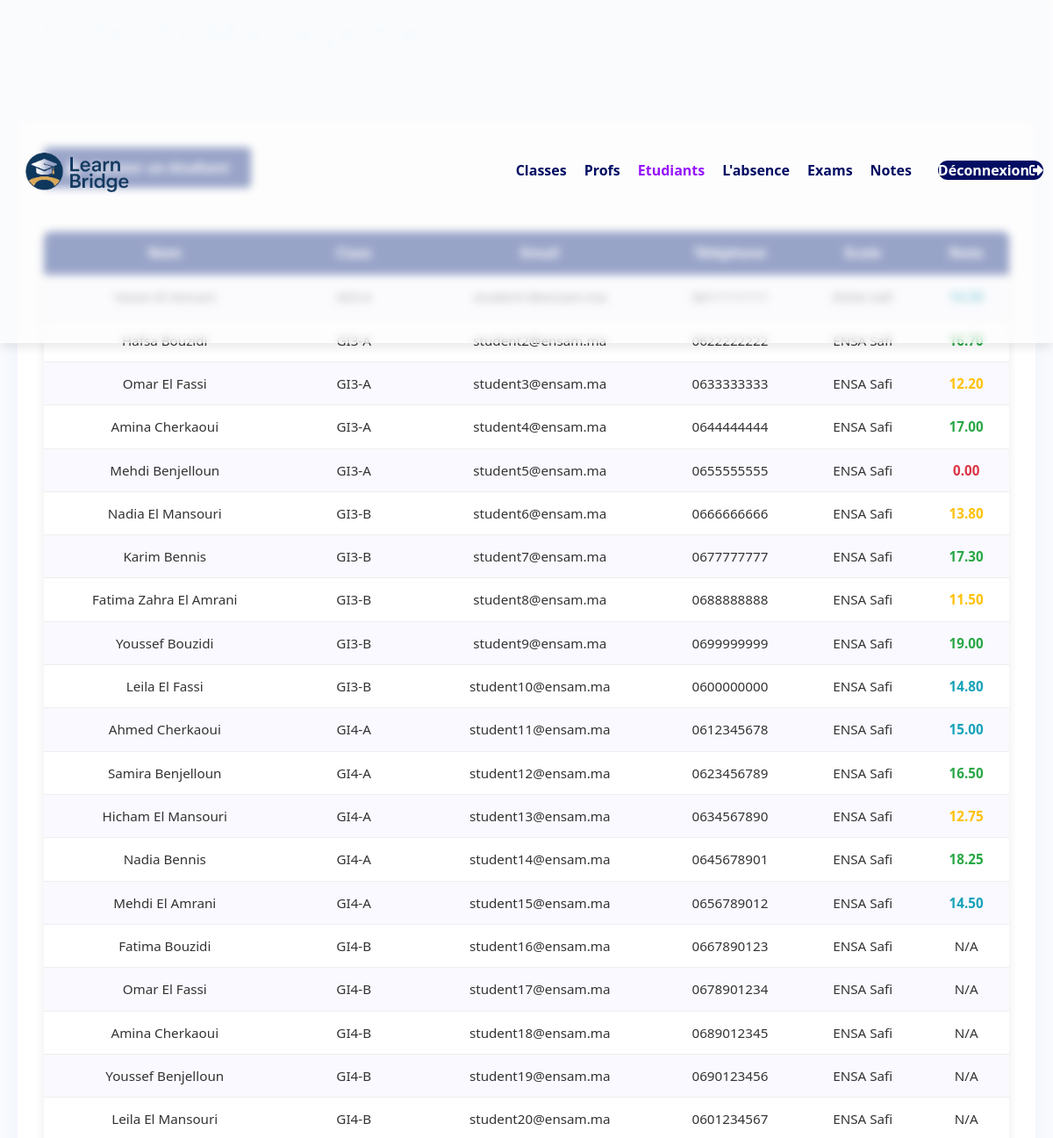
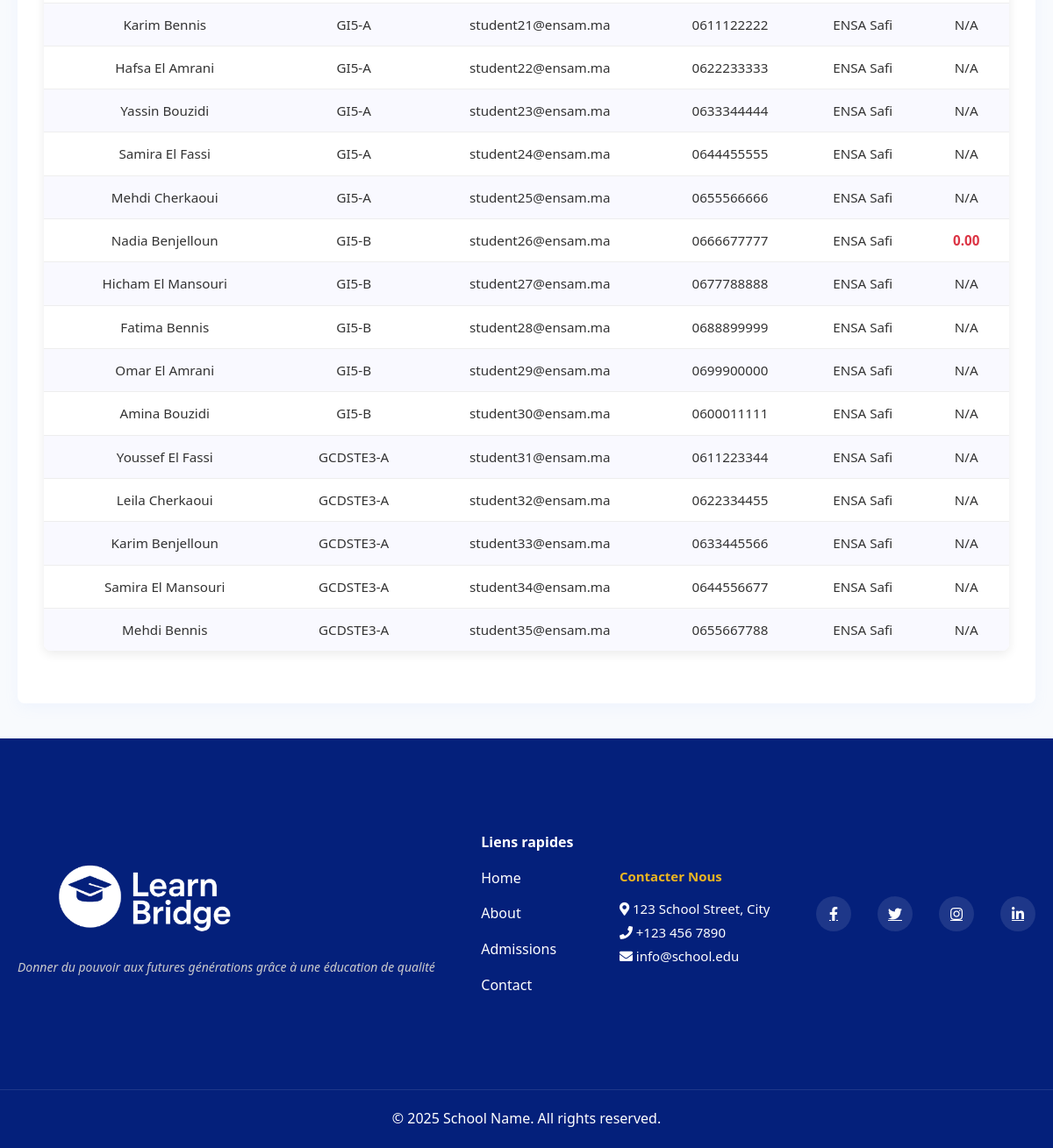
/app/views/admin/students.php, run on the app's committed database (2 pictures, top to bottom).
### tables this page shows
CREATE TABLE `students` (
  `id` int(11) NOT NULL,
  `email` varchar(255) NOT NULL,
  `phone` varchar(15) DEFAULT NULL,
  `school_id` int(11) DEFAULT NULL,
  `full_name` varchar(255) DEFAULT NULL,
  `password` varchar(255) DEFAULT NULL,
  `username` varchar(255) DEFAULT NULL
);

CREATE TABLE `school` (
  `id` int(11) NOT NULL,
  `name` varchar(255) NOT NULL,
  `address` varchar(255) NOT NULL,
  `phone` varchar(15) NOT NULL
);

### app/views/admin/students.php (the view, shortened to what this page needs)
<?php
try {
    $conn = new mysqli("localhost", "root", "", "school_db");
} catch (Exception $e) {
    error_log($e->getMessage());
    die("System temporarily unavailable. Please try again later.");
}
$sql = "
    SELECT
        s.id,
        s.full_name,
        s.email,
        s.phone,
        sc.name AS school_name,
        GROUP_CONCAT(DISTINCT c.name ORDER BY c.name SEPARATOR ', ') AS classes,
        ROUND(AVG(n.grade), 2) AS average_mark
    FROM
        students s
    LEFT JOIN
        school sc ON s.school_id = sc.id
    LEFT JOIN
        student_class ct ON s.id = ct.student_id
    LEFT JOIN
        classes c ON ct.class_id = c.id
    LEFT JOIN
        notes n ON s.id = n.student_id
    GROUP BY
        s.id, s.full_name, s.email, s.phone, sc.name
";
$result = $conn->query($sql);
?>
<!DOCTYPE html>
<html>
<head>
    <link rel="stylesheet" href="../style.css">
    <link rel="stylesheet" href="https://cdnjs.cloudflare.com/ajax/libs/font-awesome/5.15.3/css/all.min.css">
</head>
<body>
    <nav>
        <div class="logo-container">
            <img src="../images/logo.png" alt="School Logo">
        </div>
        <div class="nav-links">
            <ul>
                <li><a href="classes.php">Classes</a></li>
                <li><a href="teacher.php">Profs</a></li>
                <li><a href="students.php" style="color: rgb(150, 20, 255)">Etudiants</a></li>
                <li><a href="admin_absences.php">L'absence</a></li>
                <li><a href="exams.php">Exams</a></li>
                <li><a href="notes.php">Notes</a></li>
                <li><a href="logout.php" class="login-btn">Déconnexion<i class="fas fa-sign-out-alt"></i></a></li>
            </ul>
        </div>
    </nav>
    <main class="students-section">
        <div class="students-header">
            <h1 style="color: aliceblue;">Students Management</h1>
        </div>
        <div class="students-container">
            <button class="add-student-btn" onclick="window.location.href='add_student.php';">
                <i class="fas fa-user-plus"></i> Ajouter un étudiant
            </button>
            <table>
                <tr>
                    <th>Nom</th>
                    <th>Class</th>
                    <th>Email</th>
                    <th>Téléphone</th>
                    <th>Ecole</th>
                    <th>Note</th>
                </tr>
                <?php while($row = $result->fetch_assoc()):
                    $mark_class = '';
                    if ($row['average_mark'] >= 16) {
                        $mark_class = 'mark-excellent';
                    } elseif ($row['average_mark'] >= 14) {
                        $mark_class = 'mark-good';
                    } elseif ($row['average_mark'] >= 10) {
                        $mark_class = 'mark-average';
                    } elseif ($row['average_mark'] !== null) {
                        $mark_class = 'mark-poor';
                    }
                ?>
                <tr>
                    <td><?= htmlspecialchars($row['full_name']) ?></td>
                    <td><?= htmlspecialchars($row['classes'] ?? 'N/A') ?></td>
                    <td><?= htmlspecialchars($row['email']) ?></td>
                    <td><?= htmlspecialchars($row['phone']) ?></td>
                    <td><?= htmlspecialchars($row['school_name']) ?></td>
                    <td class="<?= $mark_class ?>">
                        <?= $row['average_mark'] !== null ? htmlspecialchars($row['average_mark']) : 'N/A' ?>
                    </td>
                </tr>
                <?php endwhile; ?>
            </table>
        </div>
    </main>
    <footer>
        <div class="footer-content">
            <div class="footer-logo">
                <img src="../images/logo.png" alt="School Logo">
                <p>Donner du pouvoir aux futures générations grâce à une éducation de qualité</p>
            </div>
            <div class="footer-links">
                <h4>Liens rapides</h4>
                <a href="#">Home</a>
                <a href="#">About</a>
                <a href="#">Admissions</a>
                <a href="#">Contact</a>
            </div>
            <div class="footer-contact">
                <h4>Contacter Nous</h4>
                <p><i class="fas fa-map-marker-alt"></i> 123 School Street, City</p>
                <p><i class="fas fa-phone"></i> +123 456 7890</p>
                <p><i class="fas fa-envelope"></i> info@school.edu</p>
            </div>
            <div class="footer-social">
                <a href="#"><i class="fab fa-facebook-f"></i></a>
                <a href="#"><i class="fab fa-twitter"></i></a>
                <a href="#"><i class="fab fa-instagram"></i></a>
                <a href="#"><i class="fab fa-linkedin-in"></i></a>
            </div>
        </div>
        <div class="footer-copyright">
            <p>&copy; <?= date('Y') ?> School Name. All rights reserved.</p>
        </div>
    </footer>
</body>
</html>

### data on the page
students: email "student1@ensam.ma"
students: full_name "Hafsa Bouzidi", classes "GI3-A", email "student2@ensam.ma", phone "0622222222", school.name "ENSA Safi", average_mark "16.70"
students: full_name "Omar El Fassi", classes "GI3-A", email "student3@ensam.ma", phone "0633333333", school.name "ENSA Safi", average_mark "12.20"
students: full_name "Amina Cherkaoui", classes "GI3-A", email "student4@ensam.ma", phone "0644444444", school.name "ENSA Safi", average_mark "17.00"
students: full_name "Mehdi Benjelloun", classes "GI3-A", email "student5@ensam.ma", phone "0655555555", school.name "ENSA Safi", average_mark "0.00"
students: full_name "Nadia El Mansouri", classes "GI3-B", email "student6@ensam.ma", phone "0666666666", school.name "ENSA Safi", average_mark "13.80"
students: full_name "Karim Bennis", classes "GI3-B", email "student7@ensam.ma", phone "0677777777", school.name "ENSA Safi", average_mark "17.30"
students: full_name "Fatima Zahra El Amrani", classes "GI3-B", email "student8@ensam.ma", phone "0688888888", school.name "ENSA Safi", average_mark "11.50"
students: full_name "Youssef Bouzidi", classes "GI3-B", email "student9@ensam.ma", phone "0699999999", school.name "ENSA Safi", average_mark "19.00"
students: full_name "Leila El Fassi", classes "GI3-B", email "student10@ensam.ma", phone "0600000000", school.name "ENSA Safi", average_mark "14.80"
students: full_name "Ahmed Cherkaoui", classes "GI4-A", email "student11@ensam.ma", phone "0612345678", school.name "ENSA Safi", average_mark "15.00"
students: full_name "Samira Benjelloun", classes "GI4-A", email "student12@ensam.ma", phone "0623456789", school.name "ENSA Safi", average_mark "16.50"
students: full_name "Hicham El Mansouri", classes "GI4-A", email "student13@ensam.ma", phone "0634567890", school.name "ENSA Safi", average_mark "12.75"
students: full_name "Nadia Bennis", classes "GI4-A", email "student14@ensam.ma", phone "0645678901", school.name "ENSA Safi", average_mark "18.25"
students: full_name "Mehdi El Amrani", classes "GI4-A", email "student15@ensam.ma", phone "0656789012", school.name "ENSA Safi", average_mark "14.50"
students: full_name "Fatima Bouzidi", classes "GI4-B", email "student16@ensam.ma", phone "0667890123", school.name "ENSA Safi", shows "N/A"
students: full_name "Omar El Fassi", classes "GI4-B", email "student17@ensam.ma", phone "0678901234", school.name "ENSA Safi", shows "N/A"
students: full_name "Amina Cherkaoui", classes "GI4-B", email "student18@ensam.ma", phone "0689012345", school.name "ENSA Safi", shows "N/A"
students: full_name "Youssef Benjelloun", classes "GI4-B", email "student19@ensam.ma", phone "0690123456", school.name "ENSA Safi", shows "N/A"
students: full_name "Leila El Mansouri", classes "GI4-B", email "student20@ensam.ma", phone "0601234567", school.name "ENSA Safi", shows "N/A"
students: full_name "Karim Bennis", classes "GI5-A", email "student21@ensam.ma", phone "0611122222", school.name "ENSA Safi", shows "N/A"
students: full_name "Hafsa El Amrani", classes "GI5-A", email "student22@ensam.ma", phone "0622233333", school.name "ENSA Safi", shows "N/A"
students: full_name "Yassin Bouzidi", classes "GI5-A", email "student23@ensam.ma", phone "0633344444", school.name "ENSA Safi", shows "N/A"
students: full_name "Samira El Fassi", classes "GI5-A", email "student24@ensam.ma", phone "0644455555", school.name "ENSA Safi", shows "N/A"
students: full_name "Mehdi Cherkaoui", classes "GI5-A", email "student25@ensam.ma", phone "0655566666", school.name "ENSA Safi", shows "N/A"
students: full_name "Nadia Benjelloun", classes "GI5-B", email "student26@ensam.ma", phone "0666677777", school.name "ENSA Safi", average_mark "0.00"
students: full_name "Hicham El Mansouri", classes "GI5-B", email "student27@ensam.ma", phone "0677788888", school.name "ENSA Safi", shows "N/A"
students: full_name "Fatima Bennis", classes "GI5-B", email "student28@ensam.ma", phone "0688899999", school.name "ENSA Safi", shows "N/A"
students: full_name "Omar El Amrani", classes "GI5-B", email "student29@ensam.ma", phone "0699900000", school.name "ENSA Safi", shows "N/A"
students: full_name "Amina Bouzidi", classes "GI5-B", email "student30@ensam.ma", phone "0600011111", school.name "ENSA Safi", shows "N/A"
students: full_name "Youssef El Fassi", classes "GCDSTE3-A", email "student31@ensam.ma", phone "0611223344", school.name "ENSA Safi", shows "N/A"
students: full_name "Leila Cherkaoui", classes "GCDSTE3-A", email "student32@ensam.ma", phone "0622334455", school.name "ENSA Safi", shows "N/A"
students: full_name "Karim Benjelloun", classes "GCDSTE3-A", email "student33@ensam.ma", phone "0633445566", school.name "ENSA Safi", shows "N/A"
students: full_name "Samira El Mansouri", classes "GCDSTE3-A", email "student34@ensam.ma", phone "0644556677", school.name "ENSA Safi", shows "N/A"
students: full_name "Mehdi Bennis", classes "GCDSTE3-A", email "student35@ensam.ma", phone "0655667788", school.name "ENSA Safi", shows "N/A"
